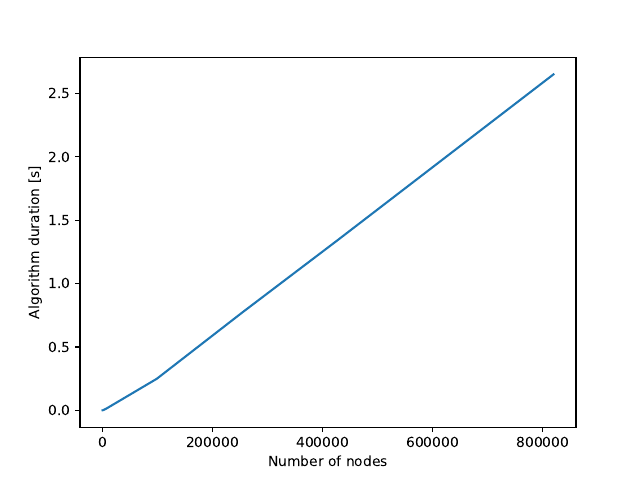

Here is the Python script that generated this plot:
#!/usr/bin/python3

from main import Graph

import time
import matplotlib.pyplot as plt
import numpy as np

times = []
for i in range(1, 11):
    curr_times = []
    for _ in range(30):
        start = time.time()
        file = "data_cases/case_{:02d}.in".format(i)
        graph = Graph(file)
        print(f"{file}: {graph.count_paths()}")
        end = time.time()
        curr_times.append(end - start)
    times.append([graph._M + 1 ,sum(curr_times) / len(curr_times)])

times = np.array(times)
x = times[:, 0]
y = times[:, 1]

plt.plot(x, y)
plt.xlabel("Number of nodes")
plt.ylabel("Algorithm duration [s]")
plt.savefig("benchmarks.pdf", dpi=500, transparent=True)
    